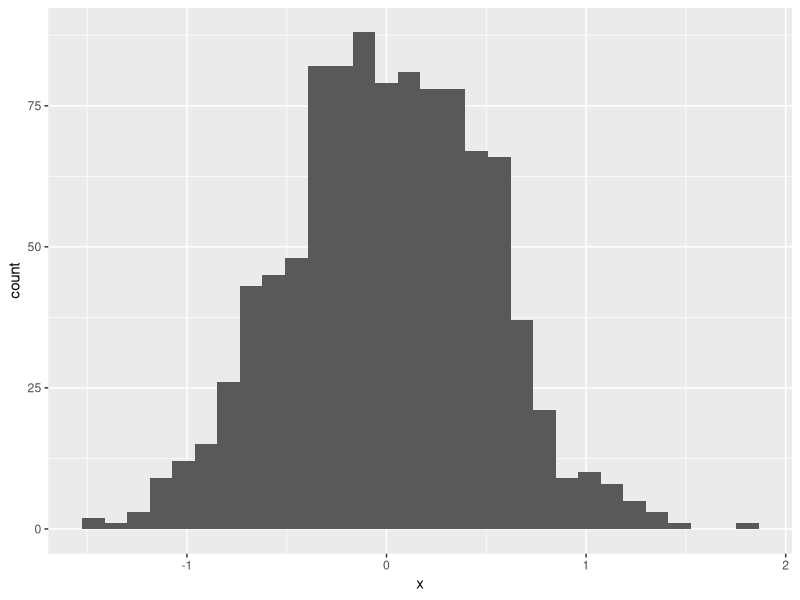

Write the R code that produced this figure.
## ---- chunk 1
library(tidyverse)
## ---- chunk 2
samp = rnorm(100)
length(samp)
## ---- chunk 3
library(tidyverse)

set.seed(10)
   
plot_df = tibble(
     x = rnorm(1000, sd = 0.5),
     y = 1 + 2 * x ^ 2 + rnorm(1000)
   )
ggplot(plot_df, aes(x = x)) + geom_histogram()
